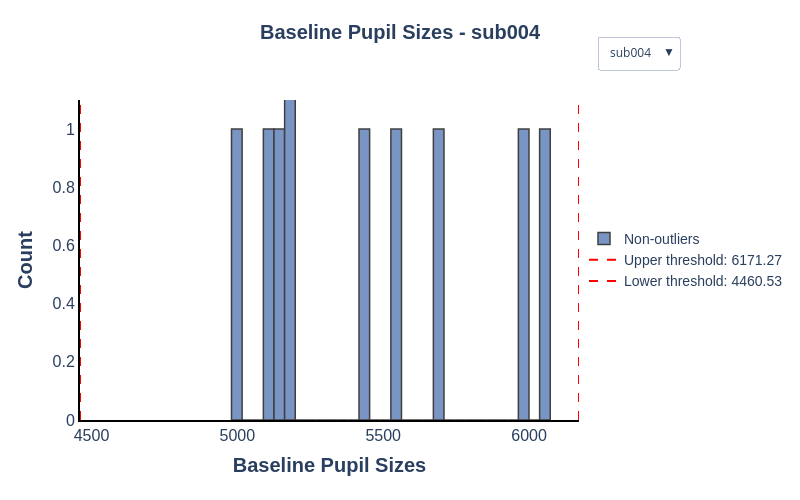

Notebook cell for this chart:
### Markdown cell above
Recall that we specified the last 100 samples of the fixation period as our baseline data. Well, what if some of these baseline pupil size values were distorted somehow?
PupEyes provides a `check_baseline_outliers` method to detect baseline outliers. The outlier threshold is set as a constant `n_mad_baseline`* MAD. 

You can optionally do the outlier detection by group.

### Code cell
p = p.check_baseline_outliers(
    n_mad_baseline=4, # larger values mean wider thresholds
    outlier_by='participant', # do outlier detection by participant
)

### Figure 1 — Plotly figure (JSON) as saved in the notebook; plotly's stock layout.template omitted (floating-point values rounded to 4 significant figures)
{"data": [{"hovertemplate": "Baseline: %{x}<br>Count: %{y}<extra></extra>", "marker": {"color": "#4C72B0", "line": {"color": "black", "width": 1.5}}, "name": "Non-outliers", "opacity": 0.75, "type": "bar", "visible": true, "width": 36.43, "x": [4998.0, 5035.0, 5071.0, 5107.0, 5144.0, 5180.0, 5217.0, 5253.0, 5290.0, 5326.0, 5362.0, 5399.0, 5435.0, 5472.0, 5508.0, 5545.0, 5581.0, 5617.0, 5654.0, 5690.0, 5727.0, 5763.0, 5799.0, 5836.0, 5872.0, 5909.0, 5945.0, 5982.0, 6018.0, 6054.0], "y": [1, 0, 0, 1, 1, 2, 0, 0, 0, 0, 0, 0, 1, 0, 0, 1, 0, 0, 0, 1, 0, 0, 0, 0, 0, 0, 0, 1, 0, 1]}, {"line": {"color": "red", "dash": "dash", "width": 2}, "mode": "lines", "name": "Upper threshold: 6171.27", "showlegend": true, "type": "scatter", "visible": true, "x": [6171.0, 6171.0], "y": [0, 2.2]}, {"line": {"color": "red", "dash": "dash", "width": 2}, "mode": "lines", "name": "Lower threshold: 4460.53", "showlegend": true, "type": "scatter", "visible": true, "x": [4461.0, 4461.0], "y": [0, 2.2]}, {"hovertemplate": "Baseline: %{x}<br>Count: %{y}<extra></extra>", "marker": {"color": "#4C72B0", "line": {"color": "black", "width": 1.5}}, "name": "Non-outliers", "opacity": 0.75, "type": "bar", "visible": false, "width": 15.8, "x": [4909.0, 4924.0, 4940.0, 4956.0, 4972.0, 4988.0, 5003.0, 5019.0, 5035.0, 5051.0, 5067.0, 5082.0, 5098.0, 5114.0, 5130.0, 5146.0, 5161.0, 5177.0, 5193.0, 5209.0, 5225.0, 5240.0, 5256.0, 5272.0, 5288.0, 5304.0, 5319.0, 5335.0, 5351.0, 5367.0], "y": [1, 0, 0, 1, 0, 0, 0, 1, 0, 1, 0, 0, 0, 0, 0, 1, 0, 1, 0, 1, 1, 1, 0, 0, 0, 0, 0, 0, 0, 1]}, {"line": {"color": "red", "dash": "dash", "width": 2}, "mode": "lines", "name": "Upper threshold: 5552.08", "showlegend": true, "type": "scatter", "visible": false, "x": [5552.0, 5552.0], "y": [0, 1.1]}, {"line": {"color": "red", "dash": "dash", "width": 2}, "mode": "lines", "name": "Lower threshold: 4768.99", "showlegend": true, "type": "scatter", "visible": false, "x": [4769.0, 4769.0], "y": [0, 1.1]}, {"hovertemplate": "Baseline: %{x}<br>Count: %{y}<extra></extra>", "marker": {"color": "#DD8452", "line": {"color": "black", "width": 1.5}}, "name": "Outliers", "opacity": 0.75, "type": "bar", "visible": false, "width": 60.71, "x": [3485.0, 3546.0, 3607.0, 3667.0, 3728.0, 3789.0, 3849.0, 3910.0, 3971.0, 4031.0, 4092.0, 4153.0, 4214.0, 4274.0, 4335.0, 4396.0, 4456.0, 4517.0, 4578.0, 4639.0, 4699.0, 4760.0, 4821.0, 4881.0, 4942.0, 5003.0, 5063.0, 5124.0, 5185.0, 5246.0], "y": [0, 0, 0, 0, 0, 0, 0, 0, 0, 0, 0, 0, 0, 0, 0, 0, 0, 0, 0, 0, 0, 0, 0, 0, 0, 0, 0, 0, 0, 1]}, {"hovertemplate": "Baseline: %{x}<br>Count: %{y}<extra></extra>", "marker": {"color": "#4C72B0", "line": {"color": "black", "width": 1.5}}, "name": "Non-outliers", "opacity": 0.75, "type": "bar", "visible": false, "width": 60.71, "x": [3485.0, 3546.0, 3607.0, 3667.0, 3728.0, 3789.0, 3849.0, 3910.0, 3971.0, 4031.0, 4092.0, 4153.0, 4214.0, 4274.0, 4335.0, 4396.0, 4456.0, 4517.0, 4578.0, 4639.0, 4699.0, 4760.0, 4821.0, 4881.0, 4942.0, 5003.0, 5063.0, 5124.0, 5185.0, 5246.0], "y": [1, 0, 0, 1, 1, 0, 2, 0, 0, 2, 1, 1, 0, 0, 0, 0, 0, 0, 0, 0, 0, 0, 0, 0, 0, 0, 0, 0, 0, 0]}, {"line": {"color": "red", "dash": "dash", "width": 2}, "mode": "lines", "name": "Upper threshold: 4682.05", "showlegend": true, "type": "scatter", "visible": false, "x": [4682.0, 4682.0], "y": [0, 2.2]}, {"line": {"color": "red", "dash": "dash", "width": 2}, "mode": "lines", "name": "Lower threshold: 3176.17", "showlegend": true, "type": "scatter", "visible": false, "x": [3176.0, 3176.0], "y": [0, 2.2]}, {"hovertemplate": "Baseline: %{x}<br>Count: %{y}<extra></extra>", "marker": {"color": "#DD8452", "line": {"color": "black", "width": 1.5}}, "name": "Outliers", "opacity": 0.75, "type": "bar", "visible": false, "width": 35.01, "x": [4998.0, 5033.0, 5068.0, 5103.0, 5138.0, 5173.0, 5208.0, 5243.0, 5278.0, 5313.0, 5348.0, 5383.0, 5418.0, 5453.0, 5488.0, 5523.0, 5558.0, 5593.0, 5628.0, 5663.0, 5698.0, 5733.0, 5768.0, 5803.0, 5838.0, 5873.0, 5908.0, 5943.0, 5978.0, 6013.0], "y": [1, 0, 0, 0, 0, 0, 0, 0, 0, 0, 0, 0, 0, 0, 0, 0, 0, 0, 0, 0, 0, 0, 0, 0, 0, 0, 0, 0, 0, 1]}, {"hovertemplate": "Baseline: %{x}<br>Count: %{y}<extra></extra>", "marker": {"color": "#4C72B0", "line": {"color": "black", "width": 1.5}}, "name": "Non-outliers", "opacity": 0.75, "type": "bar", "visible": false, "width": 35.01, "x": [4998.0, 5033.0, 5068.0, 5103.0, 5138.0, 5173.0, 5208.0, 5243.0, 5278.0, 5313.0, 5348.0, 5383.0, 5418.0, 5453.0, 5488.0, 5523.0, 5558.0, 5593.0, 5628.0, 5663.0, 5698.0, 5733.0, 5768.0, 5803.0, 5838.0, 5873.0, 5908.0, 5943.0, 5978.0, 6013.0], "y": [0, 0, 0, 0, 0, 0, 0, 0, 0, 0, 1, 0, 1, 1, 1, 0, 0, 1, 1, 0, 0, 0, 1, 0, 0, 0, 0, 0, 0, 0]}, {"line": {"color": "red", "dash": "dash", "width": 2}, "mode": "lines", "name": "Upper threshold: 5972.48", "showlegend": true, "type": "scatter", "visible": false, "x": [5972.0, 5972.0], "y": [0, 1.1]}, {"line": {"color": "red", "dash": "dash", "width": 2}, "mode": "lines", "name": "Lower threshold: 5030.46", "showlegend": true, "type": "scatter", "visible": false, "x": [5030.0, 5030.0], "y": [0, 1.1]}], "layout": {"barmode": "overlay", "height": 500, "legend": {"font": {"family": "Arial", "size": 14}, "x": 1.01, "xanchor": "left", "y": 0.5, "yanchor": "middle"}, "showlegend": true, "title": {"font": {"family": "sans-serif", "size": 20, "weight": "bold"}, "text": "Baseline Pupil Sizes - sub004", "x": 0.5, "xanchor": "center", "y": 0.95, "yanchor": "top"}, "updatemenus": [{"buttons": [{"args": [{"visible": [true, true, true, false, false, false, false, false, false, false, false, false, false, false]}, {"title": {"font": {"family": "sans-serif", "size": 20, "weight": "bold"}, "text": "Baseline Pupil Sizes - sub004", "x": 0.5, "xanchor": "center", "y": 0.95, "yanchor": "top"}}], "label": "sub004", "method": "update"}, {"args": [{"visible": [false, false, false, true, true, true, false, false, false, false, false, false, false, false]}, {"title": {"font": {"family": "sans-serif", "size": 20, "weight": "bold"}, "text": "Baseline Pupil Sizes - sub003", "x": 0.5, "xanchor": "center", "y": 0.95, "yanchor": "top"}}], "label": "sub003", "method": "update"}, {"args": [{"visible": [false, false, false, false, false, false, true, true, true, true, false, false, false, false]}, {"title": {"font": {"family": "sans-serif", "size": 20, "weight": "bold"}, "text": "Baseline Pupil Sizes - sub002", "x": 0.5, "xanchor": "center", "y": 0.95, "yanchor": "top"}}], "label": "sub002", "method": "update"}, {"args": [{"visible": [false, false, false, false, false, false, false, false, false, false, true, true, true, true]}, {"title": {"font": {"family": "sans-serif", "size": 20, "weight": "bold"}, "text": "Baseline Pupil Sizes - sub001", "x": 0.5, "xanchor": "center", "y": 0.95, "yanchor": "top"}}], "label": "sub001", "method": "update"}], "direction": "down", "showactive": true, "x": 1.2, "xanchor": "right", "y": 1.2, "yanchor": "top"}], "width": 800, "xaxis": {"linecolor": "black", "linewidth": 2, "showgrid": false, "showline": true, "tickfont": {"family": "Arial", "size": 16}, "tickformat": "i", "title": {"font": {"family": "Arial", "size": 20, "weight": "bold"}, "text": "Baseline Pupil Sizes"}, "zeroline": false}, "yaxis": {"linecolor": "black", "linewidth": 2, "range": [0, 1.1], "showgrid": false, "showline": true, "tickfont": {"family": "Arial", "size": 16}, "title": {"font": {"family": "Arial", "size": 20, "weight": "bold"}, "text": "Count"}, "zeroline": false}}}
